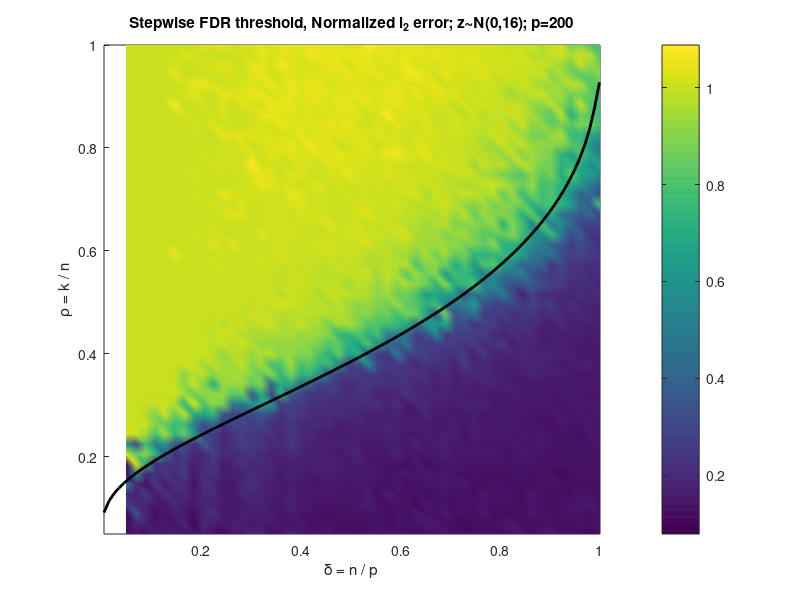

This figure's MATLAB source:
% Figure 5: This phase diagram shows the implementation of the Forward
% Stepwise Algorithm, but with a False Discovery Rate threshold: a 
% term is added to the model if it has the largest t-statistic of all
% candidate terms and its corresponding p-value is less than the FDR
% value, defined as (.25*(number of terms currently in the model)/
% (total number of variables)). The number of variables is fixed at
% 200. This version of Forward Stepwise has a Phase Transition similar
% to the theoretical curve from Fig 1 (overlaid) rather than the steep 
% dropoff of classical Forward Stepwise. Each color indicates a 
% different median normalized l_2 error of the coefficients
% ||betahat - beta||_2 / ||beta||_2 over 10 realizations.

load Fig5Data
load FaceNeigh

deltaLen = 50;
rhoLen = 50;
deltaArr = linspace(0.05,1,deltaLen);
rhoArr = linspace(0.05,1,rhoLen);
[Delta,Rho] = meshgrid(deltaArr,rhoArr);
zi=16;

pcolor(Delta,Rho,mErrVecL2n); shading interp; colorbar;
hold on
plot(FaceNeigh(:,1),FaceNeigh(:,2),'k','LineWidth',2)
xlabel('\delta = n / p'); ylabel('\rho = k / n'); 
title('Stepwise FDR threshold, Normalized l_2 error; z~N(0,16); p=200');

%
% Copyright (c) 2006. Victoria Stodden
%  

%
% Part of SparseLab Version:100
% Created Tuesday March 28, 2006
% This is Copyrighted Material
% For Copying permissions see COPYING.m
% Comments? e-mail sparselab@stanford.edu
%